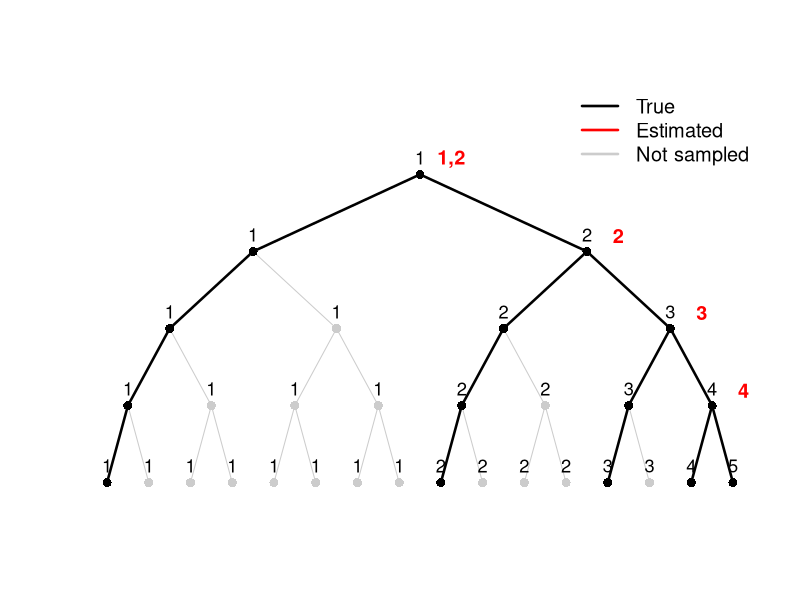

Write the R code that produced this figure.
# parameters
levels <- 5
nodes_per_level <- 2^(0:(levels-1))

node_id <- list()
counter <- 1
for (l in 1:levels) {
  node_id[[l]] <- counter:(counter + nodes_per_level[l] - 1)
  counter <- counter + nodes_per_level[l]
}

# recursive calculation of x coordinate
coords <- list()

# distribution of leaves
leaf_x <- seq(0, 1, length.out = nodes_per_level[levels])
coords[[levels]] <- cbind(leaf_x, rep(0, nodes_per_level[levels]))

# bottom up
for (l in (levels-1):1) {
  n <- nodes_per_level[l]
  xy <- matrix(NA, n, 2)
  for (i in 1:n) {
    left  <- coords[[l+1]][2*i-1, ]
    right <- coords[[l+1]][2*i, ]
    xy[i,1] <- mean(c(left[1], right[1]))
    xy[i,2] <- levels - l
  }
  coords[[l]] <- xy
}

labels <- list(
  c(1),
  c(1,2),
  c(1,1,2,3),
  c(1,1,1,1,2,2,3,4),
  c(1,1,1,1,1,1,1,1,2,2,2,2,3,3,4,5)
)

highlight_leaves <- c(1,9,13,15,16)
get_path <- function(idx) {
  path <- c()
  for (l in levels:1) {
    path <- c(idx, path)
    idx <- ceiling(idx/2)
  }
  path
}

edge_key <- function(l,p,c) paste(l,p,c)
highlight_edges <- c()
for (leaf in highlight_leaves) {
  p <- get_path(leaf)
  for (l in 1:(levels-1)) {
    highlight_edges <- c(highlight_edges, edge_key(l,p[l],p[l+1]))
  }
}

# plot
png("output/figures/tree-demo.png", width=1800, height=1800, res=300)
plot(NULL, xlim=c(0,1), ylim=c(0,levels), axes=FALSE, xlab="", ylab="")

# nodes on true path
true_nodes <- list()
for (l in 1:levels) true_nodes[[l]] <- rep(FALSE, nodes_per_level[l])

for (leaf in highlight_leaves) {
  path <- get_path(leaf)
  for (l in 1:levels) {
    true_nodes[[l]][path[l]] <- TRUE
  }
}

# edges
for (l in 1:(levels-1)) {
  for (i in 1:nodes_per_level[l]) {
    parent <- coords[[l]][i,]
    for (k in 0:1) {
      child_idx <- 2*i - 1 + k
      child <- coords[[l+1]][child_idx,]
      
      key <- edge_key(l, i, child_idx)
      is_highlight <- key %in% highlight_edges
      
      segments(parent[1], parent[2], child[1], child[2],
               col = if (is_highlight) "black" else "grey80",
               lwd = if (is_highlight) 2.5 else 1)
    }
  }
}

# nodes
for (l in 1:levels) {
  for (i in 1:nodes_per_level[l]) {
    points(coords[[l]][i,1], coords[[l]][i,2],
           pch=21,
           bg = if (true_nodes[[l]][i]) "black" else "grey80",
           col = NA,
           cex=1.2)
  }
}

# true labels
for (l in 1:levels) {
  text(coords[[l]],
       labels=labels[[l]],
       pos=3,
       cex=1.1,   # 🔥 放大
       col="black")
}

# estimated labels
x_offset <- 0.05
y_offset <- 0.2

text(coords[[1]][1,1] + x_offset, coords[[1]][1,2] + y_offset,
     labels="1,2", col="red", cex=1.2, font=2)

text(coords[[2]][2,1] + x_offset, coords[[2]][2,2] + y_offset,
     labels="2", col="red", cex=1.2, font=2)

text(coords[[3]][4,1] + x_offset, coords[[3]][4,2] + y_offset,
     labels="3", col="red", cex=1.2, font=2)

text(coords[[4]][8,1] + x_offset, coords[[4]][8,2] + y_offset,
     labels="4", col="red", cex=1.2, font=2)

legend("topright",
       legend=c("True", "Estimated", "Not sampled"),
       lty=c(1,1,1),
       lwd=c(2.5,2.5,2.5),
       col=c("black","red","grey80"),
       bty="n",
       cex=1.2)

dev.off()
